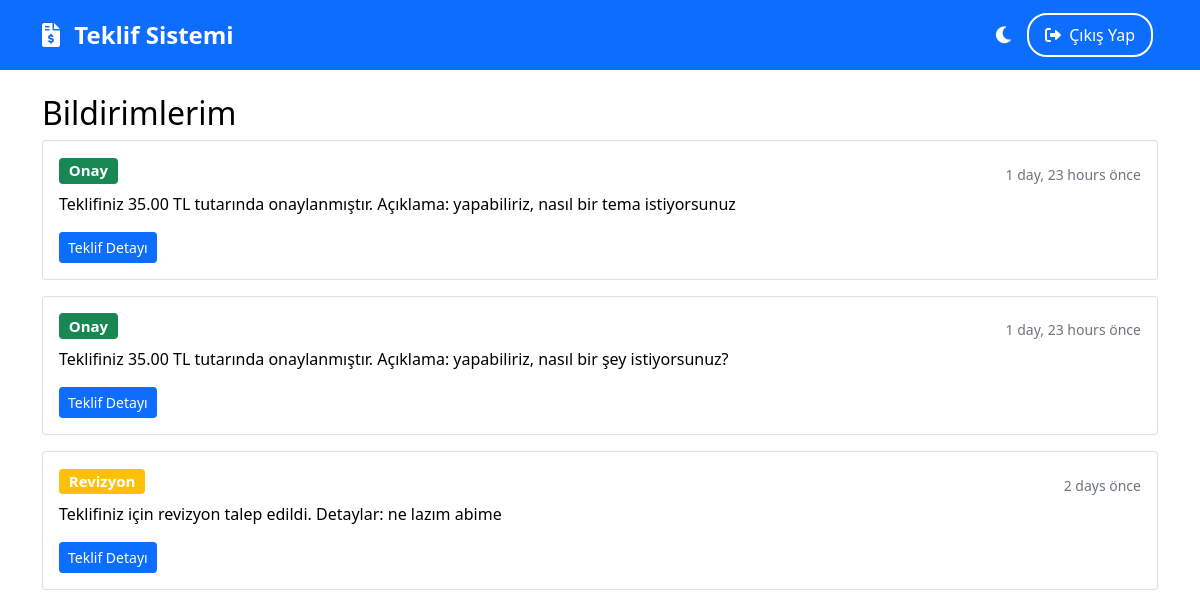
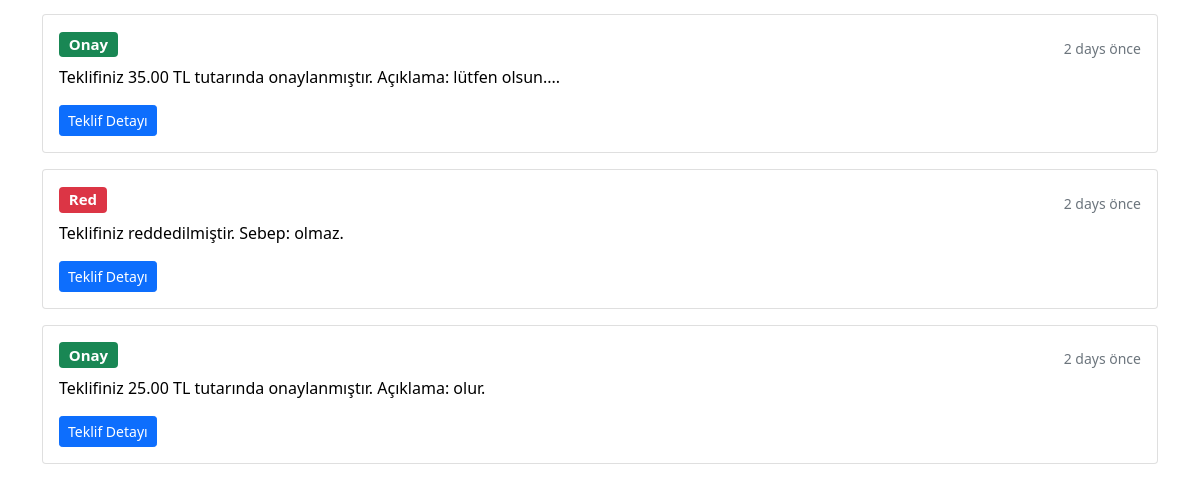
/bildirimler/ (signed in), run on an earlier commit of the app's database (2 pictures, top to bottom).
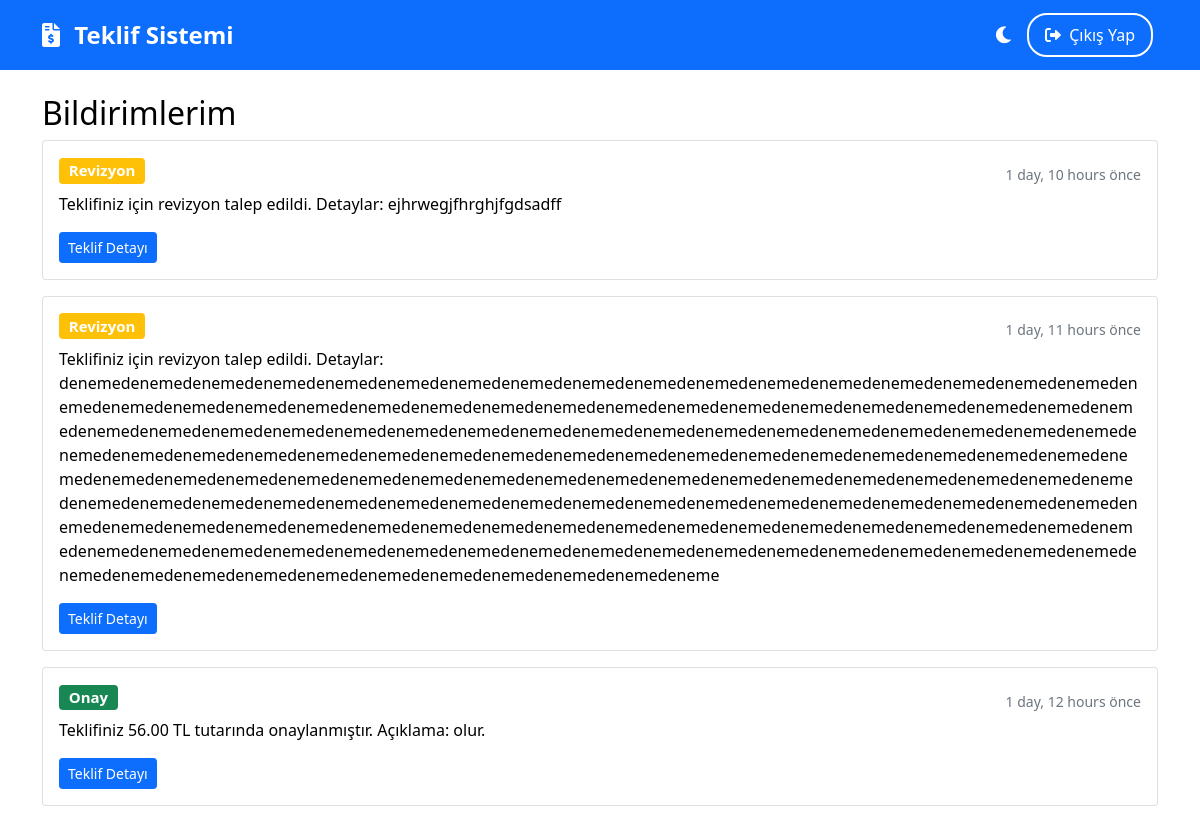
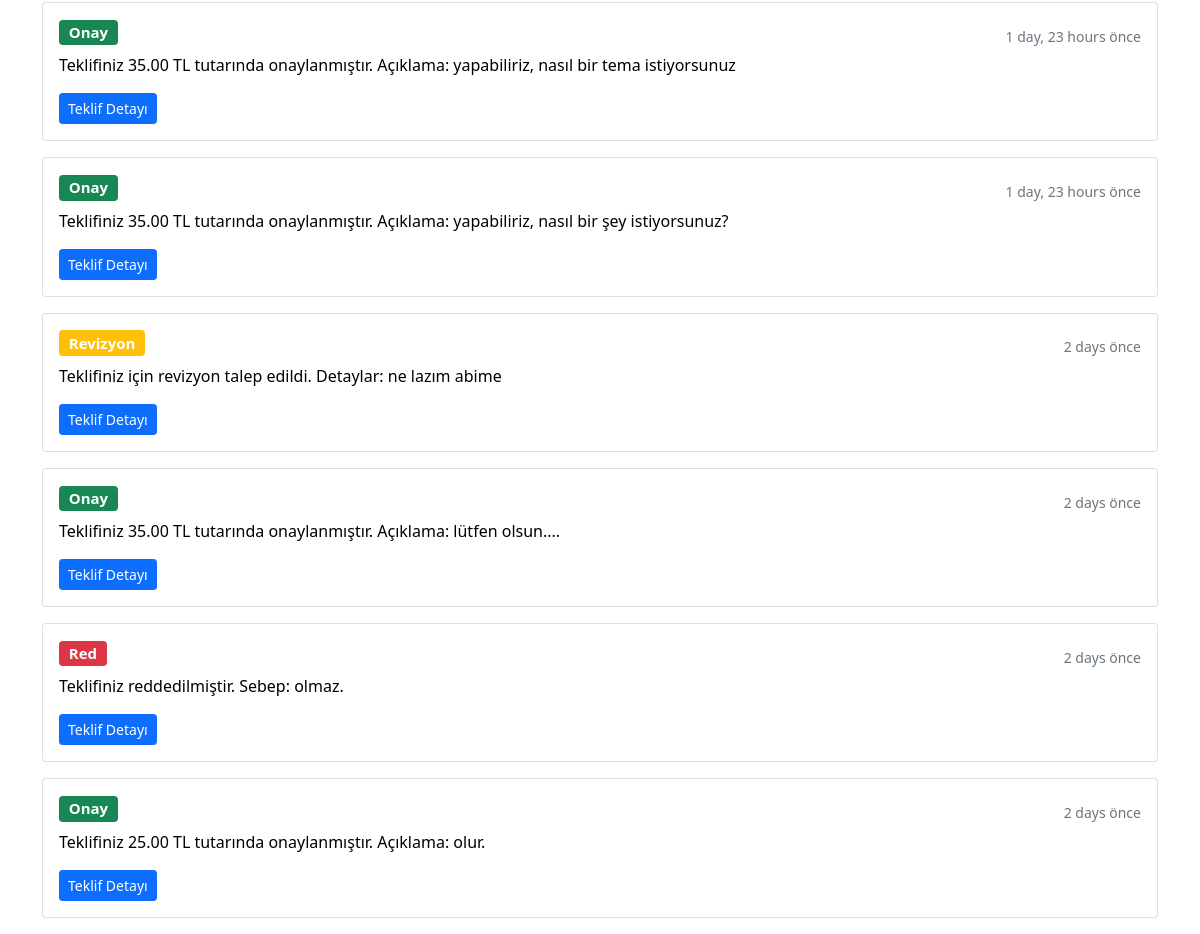
And on a later commit of the database (2 pictures, top to bottom).
### musteri/models.py (models this page shows, shortened)
class Bildirim(models.Model):
    BILDIRIM_TIPLERI = [
        ('ONAY', 'Onay'),
        ('RED', 'Red'),
        ('REVIZYON', 'Revizyon'),
    ]
    musteri = models.ForeignKey('Musteri', on_delete=models.CASCADE)
    teklif = models.ForeignKey('teklifler.Teklif', on_delete=models.CASCADE)
    tip = models.CharField(max_length=20, choices=BILDIRIM_TIPLERI)
    mesaj = models.TextField()
    okundu = models.BooleanField(default=False)
    created_at = models.DateTimeField(default=timezone.now)
    class Meta:
        ordering = ['-created_at']
        verbose_name = 'Bildirim'
        verbose_name_plural = 'Bildirimler'

### musteri/views.py (the view)
# urls.py: path('bildirimler/', bildirimler, name='bildirimler'),
@login_required
def bildirimler(request):
    try:
        musteri = request.user.musteri_set.first()
        if not musteri:
            return redirect('anasayfa')
        bildirimler = Bildirim.objects.filter(musteri=musteri, okundu=False)
        return render(request, 'musteri/bildirimler.html', {
            'bildirimler': bildirimler
        })
    except Exception as e:
        logger.error(f"Hata: {str(e)}")
        return JsonResponse({'error': 'Bir hata oluştu'}, status=500)

### templates/musteri/bildirimler.html
{% extends 'base.html' %}
{% block content %}
<div class="container mt-4">
    <h2>Bildirimlerim</h2>
    <div class="row">
        <div class="col-12">
            {% for bildirim in bildirimler %}
            <div class="card mb-3">
                <div class="card-body">
                    <div class="d-flex justify-content-between align-items-center">
                        <h5 class="card-title">
                            <span class="badge {% if bildirim.tip == 'ONAY' %}bg-success
                                           {% elif bildirim.tip == 'RED' %}bg-danger
                                           {% else %}bg-warning{% endif %}">
                                {{ bildirim.get_tip_display }}
                            </span>
                        </h5>
                        <small class="text-muted">{{ bildirim.created_at|timesince }} önce</small>
                    </div>
                    <p class="card-text">{{ bildirim.mesaj }}</p>
                    <a href="#" class="btn btn-sm btn-primary">Teklif Detayı</a>
                </div>
            </div>
            {% empty %}
            <div class="alert alert-info">
                Henüz okunmamış bildiriminiz bulunmuyor.
            </div>
            {% endfor %}
        </div>
    </div>
</div>
{% endblock %}

What changed in the data, as far as the page shows it:
added Bildirim: tip "Revizyon", created_at "1 day, 10 hours", mesaj "Teklifiniz için revizyon talep edildi. Detaylar: ejhrwegjfhrghjfgdsadff"
added Bildirim: tip "Revizyon", created_at "1 day, 11 hours", mesaj "Teklifiniz için revizyon talep edildi. Detaylar:…"
added Bildirim: tip "Onay", created_at "1 day, 12 hours", mesaj "Teklifiniz 56.00 TL tutarında onaylanmıştır. Açıklama: olur."
